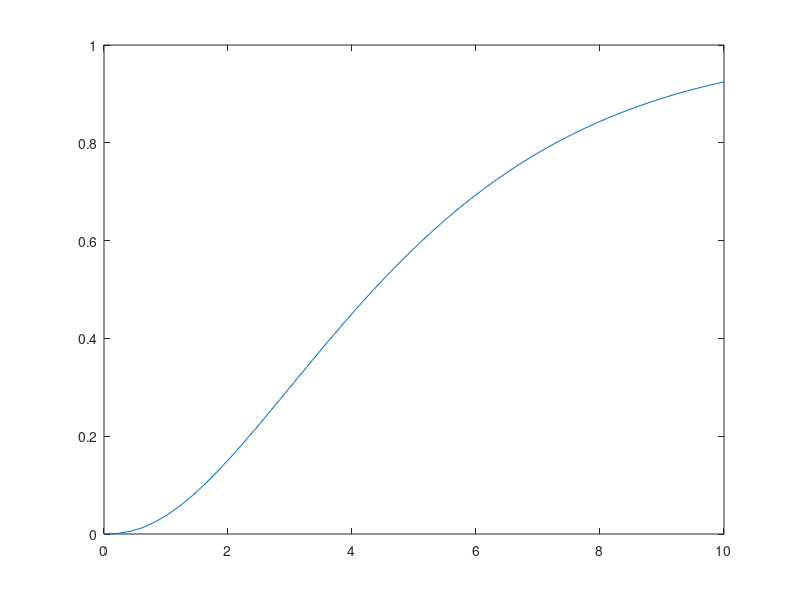

Write the MATLAB code that produced this figure.
%%%Calcolo funzione di ripartizione per Chi-quadro facciamo k = 1,3,5
clc, clear

D=50; %density di punti

kappa=5; 

input=linspace(0,10,D)';

output= ones(D,1);

for i=1:D
    output(i)=chi2cdf(input(i),kappa);
end

plot(input, output)

[input,output]